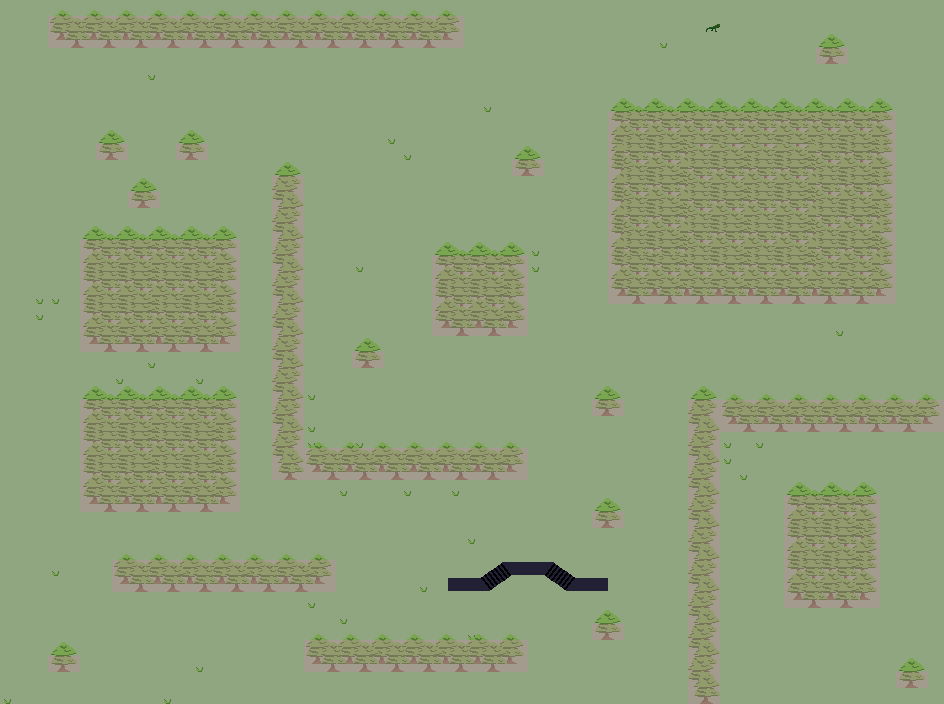

This game map was drawn from its Tiled (.tmx) file and the tilesets committed beside it. A one-line description and the trimmed map source follow:
An orthogonal 59x44 tile map with 16x16 px tiles, 4 tile layers (floor, stairs, above, collision), 4 tilesets and 3 objects.

<map version="1.5" tiledversion="2021.03.23" orientation="orthogonal" renderorder="right-down" width="59" height="44" tilewidth="16" tileheight="16" infinite="0" backgroundcolor="#90a680" nextlayerid="6" nextobjectid="4">
 <properties>
  <property name="looping" type="bool" value="true" />
  <property name="music" value="res/audio/music/forest.ogg" />
 </properties>
 <tileset firstgid="1" source="forest.tsx" />
 <tileset firstgid="121" source="entity/nexus_doors.tsx" />
 <tileset firstgid="139" source="teleport_maze.tsx" />
 <tileset firstgid="181" source="entity/lizard.tsx" />
 <layer id="1" name="floor" width="59" height="44">
  <data>[2596 cells, 529 non-empty, 40 distinct tile ids]</data>
 </layer>
 <objectgroup id="4" name="entities">
  <object id="1" gid="127" x="352" y="336" width="16" height="32">
   <properties>
    <property name="collider">{
	"x": 0,
	"y": 16,
	"w": 16,
	"h": 16
}</property>
    <property name="file" value="res/data/entity/entrances/nexus_door.json" />
    <property name="height" type="int" value="0" />
    <property name="solid" type="bool" value="true" />
    <property name="start_frame" type="int" value="6" />
    <property name="walk_behind" type="bool" value="true" />
    <property name="warp_map" value="nexus.tmx" />
    <property name="warp_x" type="int" value="15" />
    <property name="warp_y" type="int" value="18" />
   </properties>
  </object>
  <object id="2" gid="142" x="736" y="464" width="16" height="16">
   <properties>
    <property name="file" value="res/data/entity/entrances/walk_warp.json" />
    <property name="warp_map" value="teleport_maze.tmx" />
    <property name="warp_x" type="int" value="35" />
    <property name="warp_y" type="int" value="16" />
   </properties>
  </object>
  <object id="3" gid="182" x="720" y="32" width="16" height="16">
   <properties>
    <property name="default_frame" type="int" value="1" />
    <property name="file" value="res/data/entity/npc/lizard.json" />
    <property name="look_frame" type="int" value="3" />
   </properties>
  </object>
 </objectgroup>
 <layer id="5" name="stairs" width="59" height="44">
  <data>[2596 cells, 14 non-empty, 10 distinct tile ids]</data>
 </layer>
 <layer id="2" name="above" width="59" height="44">
  <properties>
   <property name="height" type="int" value="1" />
  </properties>
  <data>[2596 cells, 356 non-empty, 26 distinct tile ids]</data>
 </layer>
 <layer id="3" name="collision" width="59" height="44" opacity="0.25">
  <properties>
   <property name="draw" type="bool" value="false" />
  </properties>
  <data>[2596 cells, 690 non-empty, 1 distinct tile ids]</data>
 </layer>
</map>
